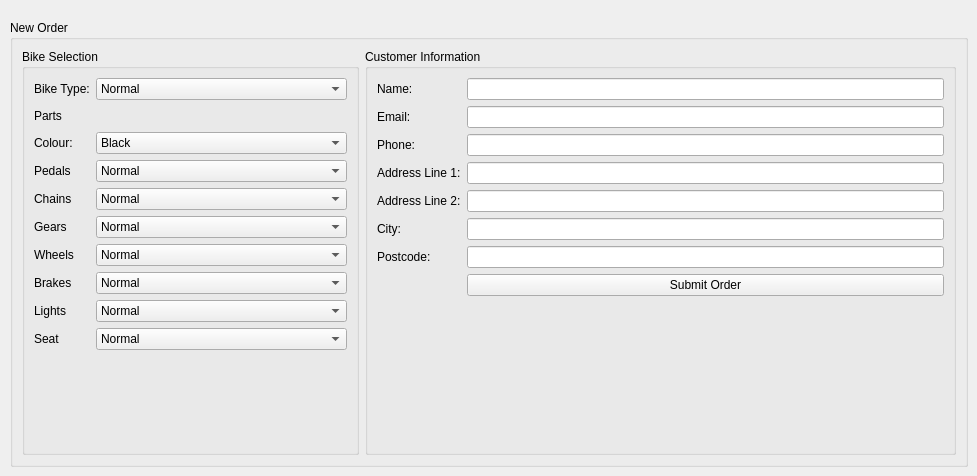
    <widget class="QWidget" name="NewOrderPage">
     <widget class="QGroupBox" name="NewOrderGroupBox">
      <property name="geometry">
       <rect>
        <x>10</x>
        <y>20</y>
        <width>958</width>
        <height>447</height>
       </rect>
      </property>
      <property name="title">
       <string>New Order</string>
      </property>
      <layout class="QGridLayout" name="gridLayout_19">
       <item row="0" column="0">
        <widget class="QGroupBox" name="BikeSelectionGroupBox">
         <property name="minimumSize">
          <size>
           <width>332</width>
           <height>396</height>
          </size>
         </property>
         <property name="title">
          <string>Bike Selection</string>
         </property>
         <layout class="QFormLayout" name="formLayout_2">
          <item row="0" column="0">
           <widget class="QLabel" name="NewOrder_BikeTypeLabel">
            <property name="text">
             <string>Bike Type:</string>
            </property>
           </widget>
          </item>
          <item row="0" column="1">
           <widget class="QComboBox" name="NewOrder_BikeTypeComboBox">
            <item>
             <property name="text">
              <string>Normal</string>
             </property>
            </item>
            <item>
             <property name="text">
              <string>Sports</string>
             </property>
            </item>
            <item>
             <property name="text">
              <string>Kids</string>
             </property>
            </item>
           </widget>
          </item>
          <item row="1" column="0">
           <widget class="QLabel" name="NewOrder_PartsLabel">
            <property name="text">
             <string>Parts</string>
            </property>
            <property name="scaledContents">
             <bool>false</bool>
            </property>
            <property name="wordWrap">
             <bool>false</bool>
            </property>
           </widget>
          </item>
          <item row="1" column="1">
           <spacer name="horizontalSpacer_3">
            <property name="orientation">
             <enum>Qt::Orientation::Horizontal</enum>
            </property>
            <property name="sizeHint" stdset="0">
             <size>
              <width>40</width>
              <height>20</height>
             </size>
            </property>
           </spacer>
          </item>
          <item row="2" column="0">
           <widget class="QLabel" name="NewOrder_ColourLabel">
            <property name="text">
             <string>Colour:</string>
            </property>
           </widget>
          </item>
          <item row="2" column="1">
           <widget class="QComboBox" name="NewOrder_ColourComboBox">
            <item>
             <property name="text">
              <string>Black</string>
             </property>
            </item>
            <item>
             <property name="text">
              <string>Blue</string>
             </property>
            </item>
            <item>
             <property name="text">
              <string>Green</string>
             </property>
            </item>
            <item>
             <property name="text">
              <string>Grey</string>
             </property>
            </item>
            <item>
             <property name="text">
              <string>Orange</string>
             </property>
            </item>
            <item>
             <property name="text">
              <string>Pink</string>
             </property>
            </item>
            <item>
             <property name="text">
              <string>Purple</string>
             </property>
            </item>
            <item>
             <property name="text">
              <string>Red</string>
             </property>
            </item>
            <item>
             <property name="text">
              <string>Yellow</string>
             </property>
            </item>
            <item>
             <property name="text">
              <string>White</string>
             </property>
            </item>
           </widget>
          </item>
          <item row="3" column="0">
           <widget class="QLabel" name="NewOrder_PedalLabel">
            <property name="text">
             <string>Pedals</string>
            </property>
           </widget>
          </item>
          <item row="3" column="1">
           <widget class="QComboBox" name="NewOrder_PedalTypeComboBox">
            <item>
             <property name="text">
              <string>Normal</string>
             </property>
            </item>
            <item>
             <property name="text">
              <string>Sports</string>
             </property>
            </item>
            <item>
             <property name="text">
              <string>Kids</string>
             </property>
            </item>
            <item>
             <property name="text">
              <string>Premium</string>
             </property>
            </item>
           </widget>
          </item>
          <item row="4" column="0">
           <widget class="QLabel" name="NewOrder_ChainLabel">
            <property name="text">
             <string>Chains</string>
            </property>
           </widget>
          </item>
          <item row="4" column="1">
           <widget class="QComboBox" name="NewOrder_ChainTypeComboBox">
            <item>
             <property name="text">
              <string>Normal</string>
             </property>
            </item>
            <item>
             <property name="text">
              <string>Sports</string>
             </property>
            </item>
            <item>
             <property name="text">
              <string>Kids</string>
             </property>
            </item>
            <item>
             <property name="text">
              <string>Premium</string>
             </property>
            </item>
           </widget>
          </item>
          <item row="5" column="0">
           <widget class="QLabel" name="NewOrder_GearsLabel">
            <property name="text">
             <string>Gears</string>
            </property>
           </widget>
          </item>
          <item row="5" column="1">
           <widget class="QComboBox" name="NewOrder_GearTypeComboBox">
            <item>
             <property name="text">
              <string>Normal</string>
             </property>
            </item>
            <item>
             <property name="text">
              <string>Sports</string>
             </property>
            </item>
            <item>
             <property name="text">
              <string>Kids</string>
             </property>
            </item>
            <item>
             <property name="text">
              <string>Premium</string>
             </property>
            </item>
           </widget>
          </item>
          <item row="6" column="0">
           <widget class="QLabel" name="NewOrder_WheelsLabel">
            <property name="text">
             <string>Wheels</string>
            </property>
           </widget>
          </item>
          <item row="6" column="1">
           <widget class="QComboBox" name="NewOrder_WheelTypeComboBox">
            <item>
             <property name="text">
              <string>Normal</string>
             </property>
            </item>
            <item>
             <property name="text">
              <string>Sports</string>
             </property>
            </item>
            <item>
             <property name="text">
              <string>Kids</string>
             </property>
            </item>
            <item>
             <property name="text">
              <string>Premium</string>
             </property>
            </item>
           </widget>
          </item>
          <item row="7" column="0">
           <widget class="QLabel" name="NewOrder_BrakesLabel">
            <property name="text">
             <string>Brakes</string>
            </property>
           </widget>
          </item>
          <item row="7" column="1">
           <widget class="QComboBox" name="NewOrder_BrakeTypeComboBox">
            <item>
             <property name="text">
              <string>Normal</string>
             </property>
            </item>
            <item>
             <property name="text">
              <string>Sports</string>
             </property>
            </item>
            <item>
             <property name="text">
              <string>Kids</string>
             </property>
            </item>
            <item>
             <property name="text">
              <string>Premium</string>
             </property>
            </item>
           </widget>
          </item>
          <item row="8" column="0">
           <widget class="QLabel" name="NewOrder_LightsLabel">
            <property name="text">
             <string>Lights</string>
            </property>
           </widget>
          </item>
          <item row="8" column="1">
           <widget class="QComboBox" name="NewOrder_LightTypeComboBox">
            <item>
             <property name="text">
              <string>Normal</string>
             </property>
            </item>
            <item>
             <property name="text">
              <string>Premium LEDs</string>
             </property>
            </item>
           </widget>
          </item>
          <item row="9" column="0">
           <widget class="QLabel" name="NewOrder_SeatLabel">
            <property name="text">
             <string>Seat</string>
            </property>
           </widget>
          </item>
          <item row="9" column="1">
           <widget class="QComboBox" name="NewOrder_SeatTypeComboBox">
            <item>
             <property name="text">
              <string>Normal</string>
             </property>
            </item>
            <item>
             <property name="text">
              <string>Sports</string>
             </property>
            </item>
            <item>
             <property name="text">
              <string>Kids</string>
             </property>
            </item>
            <item>
             <property name="text">
              <string>Premium</string>
             </property>
            </item>
           </widget>
          </item>
         </layout>
        </widget>
       </item>
       <item row="0" column="1">
        <widget class="QGroupBox" name="CustomerInformationGroupBox">
         <property name="minimumSize">
          <size>
           <width>591</width>
           <height>291</height>
          </size>
         </property>
         <property name="title">
          <string>Customer Information</string>
         </property>
         <layout class="QFormLayout" name="formLayout">
          <item row="0" column="0">
           <widget class="QLabel" name="NewOrder_NameLabel">
            <property name="text">
             <string>Name:</string>
            </property>
           </widget>
          </item>
          <item row="0" column="1">
           <widget class="QLineEdit" name="NewOrder_NameLineEdit"/>
          </item>
          <item row="1" column="0">
           <widget class="QLabel" name="NewOrder_EmailLabel">
            <property name="text">
             <string>Email:</string>
            </property>
           </widget>
          </item>
          <item row="1" column="1">
           <widget class="QLineEdit" name="NewOrder_EmailLineEdit"/>
          </item>
          <item row="2" column="0">
           <widget class="QLabel" name="NewOrder_PhoneLabel">
            <property name="text">
             <string>Phone:</string>
            </property>
           </widget>
          </item>
          <item row="2" column="1">
           <widget class="QLineEdit" name="NewOrder_PhoneLineEdit"/>
          </item>
          <item row="3" column="0">
           <widget class="QLabel" name="NewOrder_AddressLine1Label">
            <property name="text">
             <string>Address Line 1:</string>
            </property>
           </widget>
          </item>
          <item row="3" column="1">
           <widget class="QLineEdit" name="NewOrder_AddressLine1LineEdit"/>
          </item>
          <item row="4" column="0">
           <widget class="QLabel" name="NewOrder_AddressLine2Label">
            <property name="text">
             <string>Address Line 2:</string>
            </property>
           </widget>
          </item>
          <item row="4" column="1">
           <widget class="QLineEdit" name="NewOrder_AddressLine2LineEdit"/>
          </item>
          <item row="5" column="0">
           <widget class="QLabel" name="NewOrder_CityLabel">
            <property name="text">
             <string>City:</string>
            </property>
           </widget>
          </item>
          <item row="5" column="1">
           <widget class="QLineEdit" name="NewOrder_CityLineEdit"/>
          </item>
          <item row="6" column="0">
           <widget class="QLabel" name="NewOrder_PostcodeLabel">
            <property name="text">
             <string>Postcode:</string>
            </property>
           </widget>
          </item>
          <item row="6" column="1">
           <widget class="QLineEdit" name="NewOrder_PostcodeLineEdit"/>
          </item>
          <item row="7" column="1">
           <widget class="QPushButton" name="NewOrder_SubmitOrderButton">
            <property name="text">
             <string>Submit Order</string>
            </property>
           </widget>
          </item>
         </layout>
        </widget>
       </item>
      </layout>
     </widget>
    </widget>
